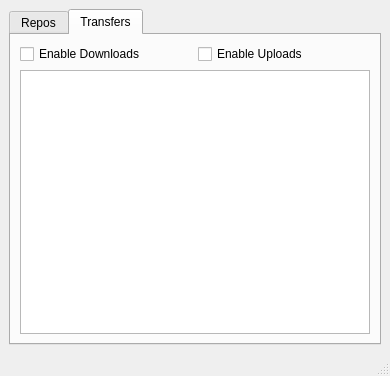
<?xml version="1.0" encoding="UTF-8"?>
<ui version="4.0">
 <class>MainWindow</class>
 <widget class="QMainWindow" name="MainWindow">
  <property name="geometry">
   <rect>
    <x>0</x>
    <y>0</y>
    <width>390</width>
    <height>376</height>
   </rect>
  </property>
  <property name="windowTitle">
   <string>MainWindow</string>
  </property>
  <widget class="QWidget" name="centralwidget">
   <layout class="QVBoxLayout" name="verticalLayout">
    <item>
     <widget class="QTabWidget" name="tabWidget">
      <property name="currentIndex">
       <number>1</number>
      </property>
      <widget class="QWidget" name="tab_2">
       <attribute name="title">
        <string>Repos</string>
       </attribute>
       <layout class="QVBoxLayout" name="verticalLayout_3">
        <item>
         <layout class="QHBoxLayout" name="horizontalLayout">
          <item>
           <widget class="QPushButton" name="addRepoButton">
            <property name="text">
             <string>Add</string>
            </property>
           </widget>
          </item>
          <item>
           <widget class="QPushButton" name="editRepoButton">
            <property name="text">
             <string>Edit</string>
            </property>
           </widget>
          </item>
          <item>
           <widget class="QPushButton" name="removeRepoButton">
            <property name="text">
             <string>Remove</string>
            </property>
           </widget>
          </item>
         </layout>
        </item>
        <item>
         <widget class="QTreeView" name="repoTreeView">
          <property name="alternatingRowColors">
           <bool>true</bool>
          </property>
          <property name="rootIsDecorated">
           <bool>false</bool>
          </property>
          <property name="itemsExpandable">
           <bool>false</bool>
          </property>
          <property name="sortingEnabled">
           <bool>true</bool>
          </property>
         </widget>
        </item>
       </layout>
      </widget>
      <widget class="QWidget" name="tab_3">
       <attribute name="title">
        <string>Transfers</string>
       </attribute>
       <layout class="QVBoxLayout" name="verticalLayout_2">
        <item>
         <layout class="QHBoxLayout" name="horizontalLayout_2">
          <item>
           <widget class="QCheckBox" name="checkBox">
            <property name="text">
             <string>Enable Downloads</string>
            </property>
           </widget>
          </item>
          <item>
           <widget class="QCheckBox" name="checkBox_2">
            <property name="text">
             <string>Enable Uploads</string>
            </property>
           </widget>
          </item>
         </layout>
        </item>
        <item>
         <widget class="QTableView" name="downloadTableView"/>
        </item>
       </layout>
      </widget>
     </widget>
    </item>
   </layout>
  </widget>
  <widget class="QMenuBar" name="menubar">
   <property name="geometry">
    <rect>
     <x>0</x>
     <y>0</y>
     <width>390</width>
     <height>22</height>
    </rect>
   </property>
  </widget>
  <widget class="QStatusBar" name="statusbar"/>
 </widget>
 <resources/>
 <connections/>
</ui>
